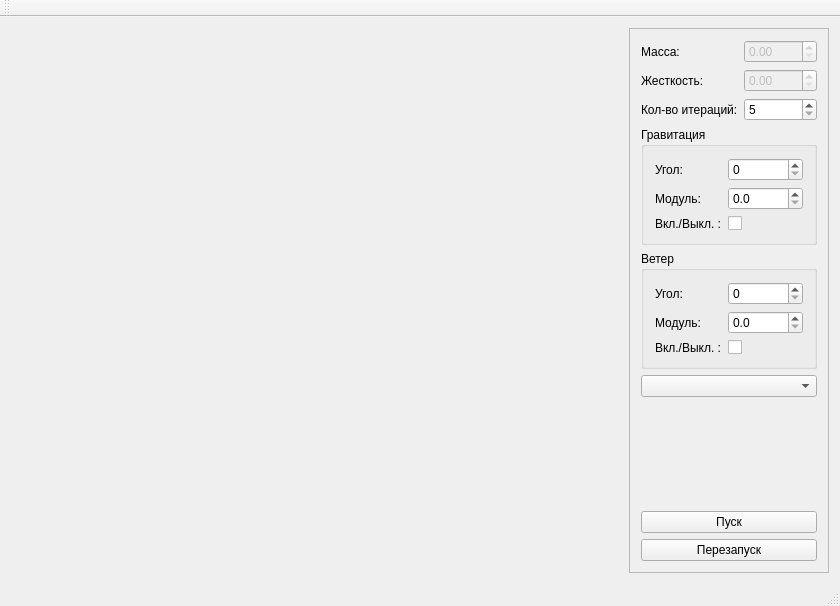
<?xml version="1.0" encoding="UTF-8"?>
<ui version="4.0">
 <class>MainWindow</class>
 <widget class="QMainWindow" name="MainWindow">
  <property name="geometry">
   <rect>
    <x>0</x>
    <y>0</y>
    <width>840</width>
    <height>606</height>
   </rect>
  </property>
  <property name="windowTitle">
   <string>MainWindow</string>
  </property>
  <widget class="QWidget" name="centralWidget">
   <layout class="QHBoxLayout" name="horizontalLayout">
    <item>
     <widget class="QWorldWidget" name="widget" native="true"/>
    </item>
    <item>
     <widget class="QFrame" name="frame">
      <property name="maximumSize">
       <size>
        <width>200</width>
        <height>16777215</height>
       </size>
      </property>
      <property name="frameShape">
       <enum>QFrame::StyledPanel</enum>
      </property>
      <property name="frameShadow">
       <enum>QFrame::Raised</enum>
      </property>
      <layout class="QFormLayout" name="formLayout">
       <item row="0" column="0">
        <widget class="QLabel" name="label">
         <property name="text">
          <string>Масса:</string>
         </property>
        </widget>
       </item>
       <item row="0" column="1">
        <widget class="QDoubleSpinBox" name="massSpinBox">
         <property name="enabled">
          <bool>false</bool>
         </property>
        </widget>
       </item>
       <item row="1" column="0">
        <widget class="QLabel" name="label_2">
         <property name="text">
          <string>Жесткость:</string>
         </property>
        </widget>
       </item>
       <item row="1" column="1">
        <widget class="QDoubleSpinBox" name="rigitySpinBox">
         <property name="enabled">
          <bool>false</bool>
         </property>
         <property name="singleStep">
          <double>0.050000000000000</double>
         </property>
        </widget>
       </item>
       <item row="2" column="0">
        <widget class="QLabel" name="label_3">
         <property name="text">
          <string>Кол-во итераций:</string>
         </property>
        </widget>
       </item>
       <item row="2" column="1">
        <widget class="QSpinBox" name="itCountSpinBox">
         <property name="minimum">
          <number>5</number>
         </property>
        </widget>
       </item>
       <item row="4" column="0" colspan="2">
        <widget class="QGroupBox" name="groupBox">
         <property name="title">
          <string>Гравитация</string>
         </property>
         <layout class="QFormLayout" name="formLayout_2">
          <item row="1" column="0">
           <widget class="QLabel" name="label_4">
            <property name="text">
             <string>Угол:</string>
            </property>
           </widget>
          </item>
          <item row="1" column="1">
           <widget class="QDoubleSpinBox" name="GAngleSpinBox">
            <property name="decimals">
             <number>0</number>
            </property>
            <property name="maximum">
             <double>359.000000000000000</double>
            </property>
           </widget>
          </item>
          <item row="3" column="0">
           <widget class="QLabel" name="label_5">
            <property name="text">
             <string>Модуль:</string>
            </property>
           </widget>
          </item>
          <item row="3" column="1">
           <widget class="QDoubleSpinBox" name="GValueSpinBox">
            <property name="decimals">
             <number>1</number>
            </property>
            <property name="maximum">
             <double>10000.000000000000000</double>
            </property>
            <property name="singleStep">
             <double>0.100000000000000</double>
            </property>
           </widget>
          </item>
          <item row="4" column="1">
           <widget class="QCheckBox" name="GEnableCheck">
            <property name="text">
             <string/>
            </property>
            <property name="tristate">
             <bool>false</bool>
            </property>
           </widget>
          </item>
          <item row="4" column="0">
           <widget class="QLabel" name="label_9">
            <property name="text">
             <string>Вкл./Выкл. :</string>
            </property>
           </widget>
          </item>
         </layout>
        </widget>
       </item>
       <item row="5" column="0" colspan="2">
        <widget class="QGroupBox" name="groupBox_2">
         <property name="title">
          <string>Ветер</string>
         </property>
         <layout class="QFormLayout" name="formLayout_3">
          <item row="1" column="0">
           <widget class="QLabel" name="label_6">
            <property name="text">
             <string>Угол:</string>
            </property>
           </widget>
          </item>
          <item row="1" column="1">
           <widget class="QDoubleSpinBox" name="WAngleSpinBox">
            <property name="decimals">
             <number>0</number>
            </property>
            <property name="maximum">
             <double>359.000000000000000</double>
            </property>
           </widget>
          </item>
          <item row="2" column="0">
           <widget class="QLabel" name="label_7">
            <property name="text">
             <string>Модуль:</string>
            </property>
           </widget>
          </item>
          <item row="2" column="1">
           <widget class="QDoubleSpinBox" name="WValueSpinBox">
            <property name="decimals">
             <number>1</number>
            </property>
            <property name="maximum">
             <double>10000.000000000000000</double>
            </property>
            <property name="singleStep">
             <double>0.100000000000000</double>
            </property>
           </widget>
          </item>
          <item row="3" column="1">
           <widget class="QCheckBox" name="WEnableCheck">
            <property name="text">
             <string/>
            </property>
            <property name="tristate">
             <bool>false</bool>
            </property>
           </widget>
          </item>
          <item row="3" column="0">
           <widget class="QLabel" name="label_8">
            <property name="text">
             <string>Вкл./Выкл. :</string>
            </property>
           </widget>
          </item>
         </layout>
        </widget>
       </item>
       <item row="7" column="0">
        <spacer name="verticalSpacer">
         <property name="orientation">
          <enum>Qt::Vertical</enum>
         </property>
         <property name="sizeHint" stdset="0">
          <size>
           <width>20</width>
           <height>40</height>
          </size>
         </property>
        </spacer>
       </item>
       <item row="8" column="0" colspan="2">
        <widget class="QPushButton" name="playButton">
         <property name="text">
          <string>Пуск</string>
         </property>
         <property name="checkable">
          <bool>true</bool>
         </property>
        </widget>
       </item>
       <item row="9" column="0" colspan="2">
        <widget class="QPushButton" name="resetButton">
         <property name="text">
          <string>Перезапуск</string>
         </property>
        </widget>
       </item>
       <item row="6" column="0" colspan="2">
        <widget class="QComboBox" name="bodiesCombo">
         <property name="currentText">
          <string/>
         </property>
        </widget>
       </item>
      </layout>
     </widget>
    </item>
   </layout>
  </widget>
  <widget class="QMenuBar" name="menuBar">
   <property name="geometry">
    <rect>
     <x>0</x>
     <y>0</y>
     <width>840</width>
     <height>20</height>
    </rect>
   </property>
  </widget>
  <widget class="QToolBar" name="mainToolBar">
   <attribute name="toolBarArea">
    <enum>TopToolBarArea</enum>
   </attribute>
   <attribute name="toolBarBreak">
    <bool>false</bool>
   </attribute>
  </widget>
  <widget class="QStatusBar" name="statusBar"/>
 </widget>
 <layoutdefault spacing="6" margin="11"/>
 <customwidgets>
  <customwidget>
   <class>QWorldWidget</class>
   <extends>QWidget</extends>
   <header>qworldwidget.h</header>
   <container>1</container>
  </customwidget>
 </customwidgets>
 <resources/>
 <connections/>
</ui>
